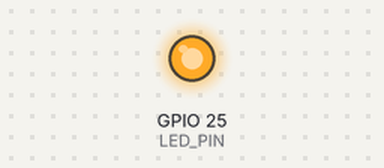
The sketch below on a simulated ESP32. Parts: output pins drawn as LEDs (lit = HIGH). EEPROM starts erased; what the sketch prints to the serial monitor is not drawn.

Above: at 1.5 s.
At 26.8 s:
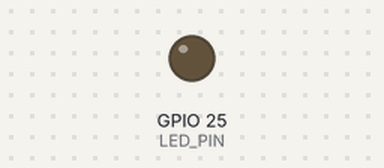
Timing chart, 0 to 53.4 s (numbered marks = the images above):
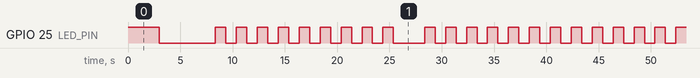

The sketch:

prime_5-4_RISC-V.ino
```cpp
// Prime numbers in Arduino C v5.4 2026/05/11 for WaveShare RP2350
// https://github.com/kreier/rp2350
// 2026-10-28 new run

#include <time.h>
#include <math.h>
#include <EEPROM.h>

#define LED_PIN      25
#define MACHINELABEL "ARM M33 200 MHz"
#define STARTDATE    "2026/10/28"
#define STARTEEPROM  45

double start;
int column = 10;
int found = 4;   // we already know 2, 3, 5, 7
int divisors = found;
int primes[6550] = {3, 5, 7};
int led = LED_PIN; // LED_BUILTIN
int RED[3] =   {64, 0, 0};
int GREEN[3] = {0, 64, 0};
int BLUE[3] =  {0, 0, 64};

int is_prime(int number) {
  int prime = 1;
  for (int divider = 3; divider < (int)(sqrt(number)) + 1; divider += 2)
  {
    if (number % divider == 0)
    {
      prime = 0;
      break;
    }
  }
  return prime;
}

int find_primes(int limit) {
  for(int number=11; number < limit + 1; number += 2) {
    if( is_prime(number) == 1) {
      primes[found - 1] = number;
      found++;
    }
  }
  primes[found - 1] = limit;
  divisors = found - 1;
  return 1;
}

int is_prime_fast(uint32_t number) {
  int largest_divider = (int)(sqrt(number));
  int flag_prime = 1;
  for(int i=0; i < divisors; i++)
  {
    if(number % primes[i] == 0)
    {
      flag_prime = 0;
      break;
    }
    if(primes[i] > largest_divider)
    {
      break;
    }
  }
  return flag_prime;
}

void elapsed_time(int seconds) {
  int hours = (int)seconds/3600;
  int minutes = (int)(seconds/60 - hours*60);
  int sec = (int)(seconds - minutes*60 - hours*3600);
  Serial.print(" ");
  Serial.print(hours);
  Serial.print("h ");
  Serial.print(minutes);
  Serial.print("min ");
  Serial.print(sec);
  Serial.print("s ");
}


void setup() {
  Serial.begin(74880);
  pinMode(led, OUTPUT);
  digitalWrite(led, HIGH);
  for (int i = 0; i < 3; i++) {
    Serial.print(".");
    delay(1000);
  }
  digitalWrite(led, LOW);
  // led(BLUE);
  const uint32_t scope[] = {100, 1000, 10000, 100000, 1000000, 10000000, 25000000, 100000000, 1000000000, 2147483647, 4294967295};
  const int reference[] = {25, 168, 1229, 9592, 78498, 664579, 1565927, 5761455, 50847534, 105097564, 203280221};

  // previous run
  EEPROM.begin(STARTEEPROM);
  const char* pref[] = {"p100", "p1000", "p10000", "p100000", "p1000000", "p10000000", "p25000000", "p100000000", "p1000000000", "p2147483647", "p4294967295"};
  Serial.print("\nGet previous results for this rp2350:\n");
  Serial.print("    last        seconds   \n");
  for(int i = 0; i < 11; i++) {
    int spaces = 11 - (int)log10(scope[i]);
    for(int j = 0; j < spaces; j++) {
      Serial.print(" ");
    }
    Serial.print(scope[i]);
    Serial.print("    ");
    float last_time;
    EEPROM.get(i * 4, last_time);
    Serial.print(last_time, 6);
    Serial.print("\n");
  }
  Serial.print("\nCurrent setup: ");
  Serial.print(MACHINELABEL);
  Serial.print("\n");
  delay(1000);

  // start calculating with micros() until 100 million
  for (int i = 0; i < 4; i++) // 8
  {
    int last = scope[i];
    found = 4;   // we already know 2, 3, 5, 7
    Serial.print("\n\nPrime v5.4 in Arduino C - ");
    Serial.print(STARTDATE);
    Serial.print(" - in microseconds");
    Serial.print("\nCalculating prime numbers until ");
    Serial.println(last);
    start = micros();      // use micros() for more precision
    int largest_divider = (int)(sqrt(last));
    if(largest_divider % 2 == 0)
    {
      largest_divider += 1;
    }
    find_primes(largest_divider);
    Serial.print("Found ");
    Serial.print(found);
    Serial.print(" primes until ");
    Serial.print(largest_divider);
    Serial.print(" to use as divisors.\n");
    int dot = millis();
    int column = 0;
    for(int number = largest_divider + 2; number < last; number += 2)
    {
      found += is_prime_fast(number);
      if((millis() - dot) > 1000) {
        Serial.print(".");
        dot = millis();
        column += 1;
        if(column % 2 == 1) {
          digitalWrite(led, LOW);
        }
        else {
          digitalWrite(led, HIGH);
        }
        if(column > 40) {
          column = 0;
          elapsed_time(dot/1000);
          Serial.print(" - ");
          Serial.print(number);
          Serial.print(" ");
          Serial.print((int)(number / (last / 100)));
          Serial.print("% \n");
        }
      }
    }
    float duration = (micros() - start)/1000000;
    if(duration > 2) {
      Serial.print("\n");
    }
    Serial.print("Found ");
    Serial.print(found);
    Serial.print(" prime numbers. It should be ");
    Serial.print(reference[i]);
    Serial.print(".\nThis took ");
    Serial.print(duration, 6);
    Serial.print(" seconds.");
    elapsed_time(duration);
    EEPROM.put(i * 4, duration);
    boolean ok1 = EEPROM.commit();
    Serial.println((ok1) ? "First commit OK" : "Commit failed");
  }

  // start calculating with millis() from 1 billion  ********************
  for (int i = 4; i < 11; i++)
  {
    uint32_t last = scope[i];
    float last100 = last / 100.0;
    found = 4;   // we already know 2, 3, 5, 7
    Serial.print("\n\nPrime v5.4 in Arduino C - ");
    Serial.print(STARTDATE);
    Serial.print(" - in milliseconds\n");
    Serial.print("Calculating prime numbers until ");
    Serial.println(last);
    start = millis();
    int largest_divider = (int)(sqrt(last));
    if(largest_divider % 2 == 0)
    {
      largest_divider += 1;
    }
    find_primes(largest_divider);
    Serial.print("Found ");
    Serial.print(found);
    Serial.print(" primes until ");
    Serial.print(largest_divider);
    Serial.print(" to use as divisors.\n");
    int dot = millis();
    int column = 0;
    for(uint32_t number = largest_divider + 2; number < last; number += 2)
    {
      found += is_prime_fast(number);
      if((millis() - dot) > 1000) {
        Serial.print(".");
        dot = millis();
        column += 1;
        if(column % 2 == 1) {
          digitalWrite(led, LOW);
        }
        else {
          digitalWrite(led, HIGH);
        }
        if(column > 40) {
          column = 0;
          elapsed_time((dot - start)/1000);
          Serial.print(" - ");
          Serial.print(number);
          Serial.print(" ");
          Serial.print(number / last100, 2);
          Serial.print("% \n");
        }
      }
    }
    float duration = (millis() - start)/1000;
    if(duration > 2) {
      Serial.print("\n");
    }
    Serial.print("Found ");
    Serial.print(found);
    Serial.print(" prime numbers. It should be ");
    Serial.print(reference[i]);
    Serial.print(".\nThis took ");
    Serial.print(duration, 6);
    Serial.print(" seconds.");
    elapsed_time(duration);
    EEPROM.put(i * 4, duration);
    boolean ok1 = EEPROM.commit();
    Serial.println((ok1) ? "First commit OK" : "Commit failed");
  }
  Serial.print("\n");
}

void loop() {  // program finished, just keep printing some dots
  for(int i = 0; i < 80; i++) {
    Serial.print(".");
    for(int x = 0; x < 100; x++) {
      // led(BLUE);
      delay(30);
      // pixels.clear();
      // pixels.show();
      delay(20);
    }
  }
  Serial.print(".\n");
}
```

Measured:
- by itself, GPIO 25 (LED_PIN): LOW → HIGH at 0.00 s, → LOW 3.0 s later, → HIGH 5.4 s later, → LOW 1.0 s later, … (120 changes in this stretch)
